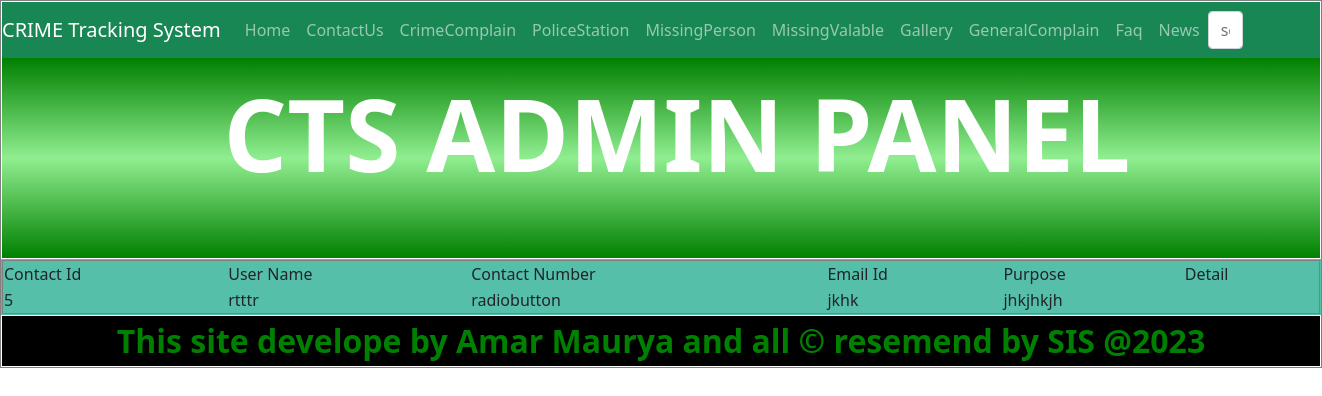
/Admin/Contatus.php, run on the app's committed database.
### tables this page shows
CREATE TABLE IF NOT EXISTS `mv` (
  `mv_Id` int(50) NOT NULL AUTO_INCREMENT,
  `valvablename` varchar(50) NOT NULL,
  `valvableType` varchar(50) NOT NULL,
  `price` varchar(50) NOT NULL,
  `anysuspect` varchar(50) NOT NULL,
  `complainer_emailid` varchar(50) NOT NULL,
  `any reword` varchar(50) NOT NULL,
  `contactno` varchar(50) NOT NULL,
  `address` varchar(255) NOT NULL,
  `detail` varchar(50) NOT NULL,
  `complainer date time` varchar(50) NOT NULL,
  `statues` varchar(50) NOT NULL,
  PRIMARY KEY (`mv_Id`)
);

### Admin/Contatus.php (the view, shortened to what this page needs)
<!DOCTYPE html PUBLIC "-//W3C//DTD XHTML 1.0 Transitional//EN" "http://www.w3.org/TR/xhtml1/DTD/xhtml1-transitional.dtd">
<html xmlns="http://www.w3.org/1999/xhtml">
<head>
</head>
<body  >
<form id="form1" name="form1" method="post" action="" enctype="multipart/form-data">
  <table width="100%" border="1" cellspacing="0">
    <tr>
      <td><?php include('Header.php');?></td>
    </tr>
    <tr style="background-color:#55BFAA;">
      <td><table width="100%" border="1" cellspacing="0">
        <tr>
          <td>Contact Id</td>
          <td>User Name</td>
          <td>Contact Number</td>
          <td>Email Id</td>
          <td>Purpose</td>
          <td>Detail</td>
		  <td>
				     <?php
	  	$ss=mysql_query("select * from mv");
		while($c=mysql_fetch_array($ss))
		{
			echo"<tr>
        <td>$c[0]</td>
        <td>$c[1]</td>
        <td>$c[2]</td>
        <td>$c[3]</td>
	    <td>$c[4]</td>
	    <td>$c[5]</td>
              </tr>";
		}
	  ?>
		  </td>
        </tr>
      </table></td>
    </tr>
    <tr>
      <td><?php include('footer.php');?></td>
    </tr>
  </table>
</form>
</body>
</html>

### data on the page
mv: mv_Id "5", valvablename "rtttr", valvableType "radiobutton", price "jkhk", anysuspect "jhkjhkjh"
